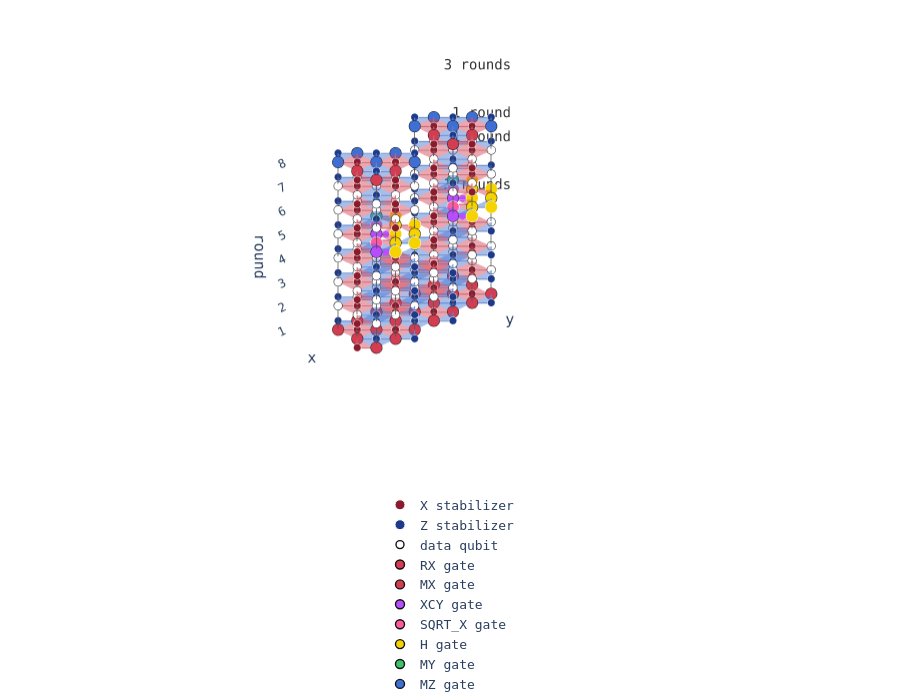

This figure's notebook cell:
### Code cell
s_fig = plot_s_gate_timeline(
    distance=3, bridge_length=1,
    pre_rounds=0, merge_rounds=3, boundary_rounds=2,
    horizontal=False, show=False,
)
# save_figure(s_fig, "s_gate_timeline")
s_fig
